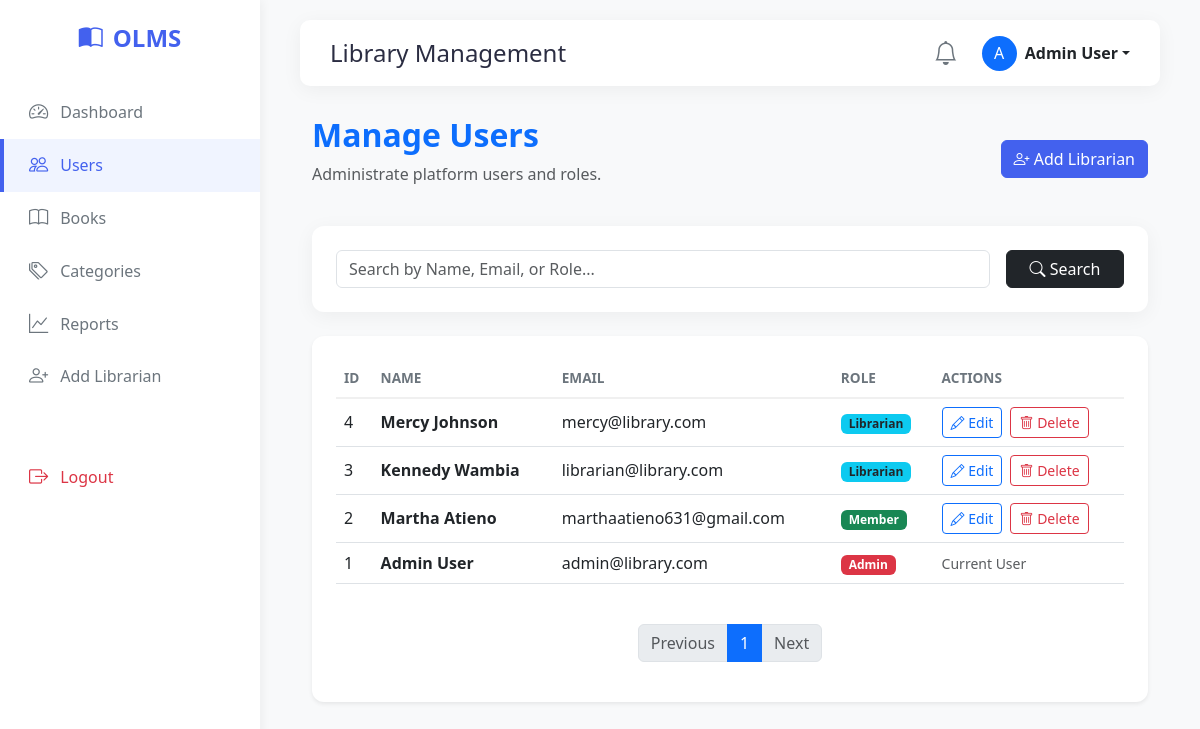
/manage_users.php (signed in), run on an earlier commit of the app's database.
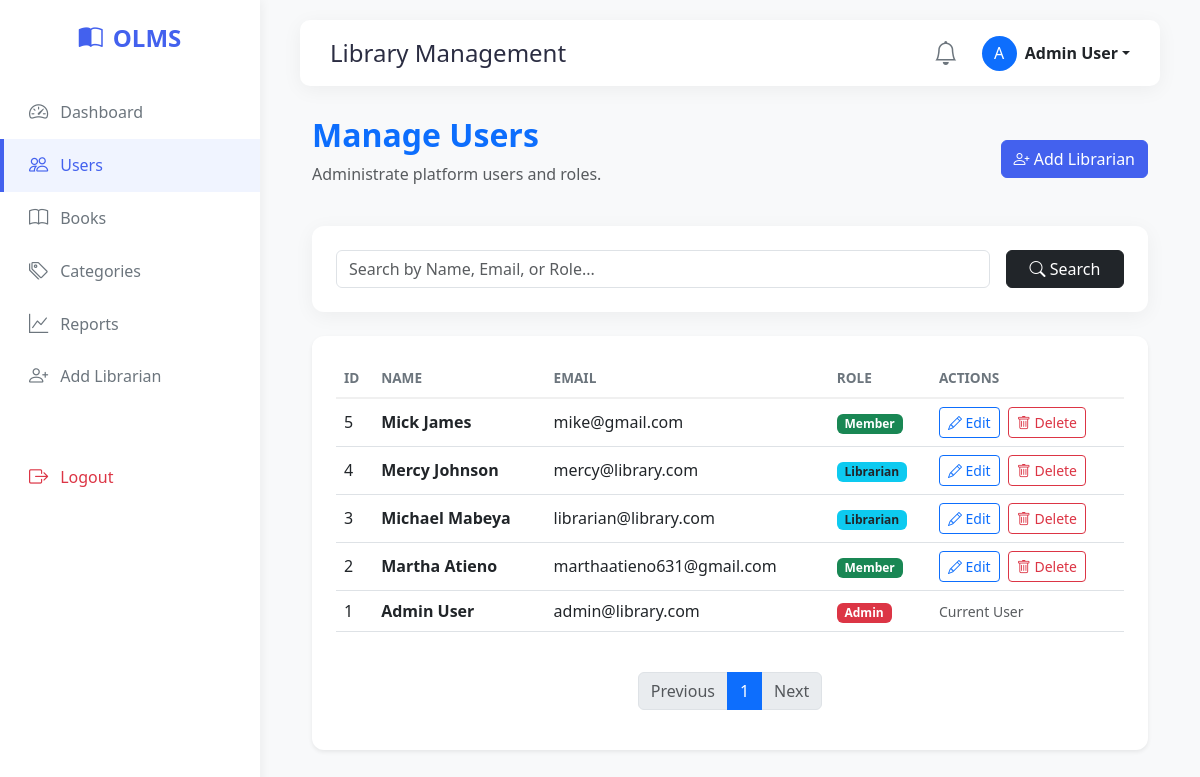
And on a later commit of the database.
### tables this page shows
CREATE TABLE `users` (
  `id` int(11) NOT NULL,
  `name` varchar(100) NOT NULL,
  `email` varchar(100) NOT NULL,
  `phone` varchar(20) DEFAULT NULL,
  `password` varchar(255) NOT NULL,
  `role` enum('admin','librarian','member') DEFAULT 'member',
  `created_at` timestamp NOT NULL DEFAULT current_timestamp()
);

### manage_users.php (the view, shortened to what this page needs)
<?php
include 'includes/header.php';
$limit = 10;
$page = isset($_GET['page']) ? (int)$_GET['page'] : 1;
$start = ($page - 1) * $limit;
$search_sql = "";
$sql = "SELECT * FROM users $search_sql ORDER BY id DESC LIMIT $start, $limit";
$users_result = $conn->query($sql);
$count_sql = "SELECT COUNT(*) as total FROM users $search_sql";
$total_result = $conn->query($count_sql);
$total_rows = $total_result->fetch_assoc()['total'];
$total_pages = ceil($total_rows / $limit);
?>
<div class="container-fluid fade-in">
    <div class="d-flex justify-content-between align-items-center mb-4">
        <div>
            <h2 class="fw-bold text-primary">Manage Users</h2>
            <p class="text-muted">Administrate platform users and roles.</p>
        </div>
        <div>
            <a href="add_librarian.php" class="btn btn-primary"><i class="bi bi-person-plus"></i> Add Librarian</a>
        </div>
    </div>
    <div class="card p-4 mb-4">
        <form method="GET" class="row g-3">
             <div class="col-md-10">
                <input type="text" name="search" class="form-control" placeholder="Search by Name, Email, or Role..." value="<?= htmlspecialchars($_GET['search'] ?? '') ?>">
            </div>
            <div class="col-md-2">
                <button type="submit" class="btn btn-dark w-100"><i class="bi bi-search"></i> Search</button>
            </div>
        </form>
    </div>
    <div class="card p-4 shadow-sm">
        <div class="table-responsive">
            <table class="table table-hover align-middle">
                <thead>
                    <tr>
                        <th>ID</th>
                        <th>Name</th>
                        <th>Email</th>
                        <th>Role</th>
                        <th>Actions</th>
                    </tr>
                </thead>
                <tbody>
                    <?php if ($users_result->num_rows > 0): ?>
                        <?php while($user = $users_result->fetch_assoc()): ?>
                            <tr>
                                <td><?= $user['id'] ?></td>
                                <td class="fw-bold"><?= htmlspecialchars($user['name'] ?? $user['full_name'] ?? 'User') ?></td>
                                <td><?= htmlspecialchars($user['email']) ?></td>
                                <td>
                                    <?php
                                        $roleClass = 'bg-secondary';
                                        if($user['role'] == 'admin') $roleClass = 'bg-danger';
                                        if($user['role'] == 'librarian') $roleClass = 'bg-info text-dark';
                                        if($user['role'] == 'member') $roleClass = 'bg-success';
                                    ?>
                                    <span class="badge <?= $roleClass ?>"><?= ucfirst($user['role']) ?></span>
                                </td>
                                <td>
                                    <?php if ($user['role'] != 'admin' || $user['id'] != $_SESSION['user_id']): ?>
                                        <a href="edit_user.php?id=<?= $user['id'] ?>" class="btn btn-sm btn-outline-primary me-1"><i class="bi bi-pencil"></i> Edit</a>
                                        <a href="manage_users.php?delete_id=<?= $user['id'] ?>" class="btn btn-sm btn-outline-danger" onclick="return confirm('Are you sure you want to delete this user?');"><i class="bi bi-trash"></i> Delete</a>
                                    <?php else: ?>
                                        <span class="text-muted small">Current User</span>
                                    <?php endif; ?>
                                </td>
                            </tr>
                        <?php endwhile; ?>
                    <?php else: ?>
                        <tr>
                            <td colspan="5" class="text-center py-4 text-muted">No users found.</td>
                        </tr>
                    <?php endif; ?>
                </tbody>
            </table>
        </div>
        <nav class="mt-4">
            <ul class="pagination justify-content-center">
                <li class="page-item <?= ($page <= 1) ? 'disabled' : '' ?>">
                    <a class="page-link" href="?page=<?= $page - 1 ?>&search=<?= htmlspecialchars($_GET['search'] ?? '') ?>">Previous</a>
                </li>
                <?php for($i = 1; $i <= $total_pages; $i++): ?>
                    <li class="page-item <?= ($page == $i) ? 'active' : '' ?>">
                        <a class="page-link" href="?page=<?= $i ?>&search=<?= htmlspecialchars($_GET['search'] ?? '') ?>"><?= $i ?></a>
                    </li>
                <?php endfor; ?>
                <li class="page-item <?= ($page >= $total_pages) ? 'disabled' : '' ?>">
                    <a class="page-link" href="?page=<?= $page + 1 ?>&search=<?= htmlspecialchars($_GET['search'] ?? '') ?>">Next</a>
                </li>
            </ul>
        </nav>
    </div>
</div>
<?php
include 'includes/footer.php';
?>

What changed in the data, as far as the page shows it:
added users: id "5", name "Mick James", email "mike@gmail.com", role "Member"
changed users "librarian@library.com": name "Kennedy Wambia" → "Michael Mabeya"
